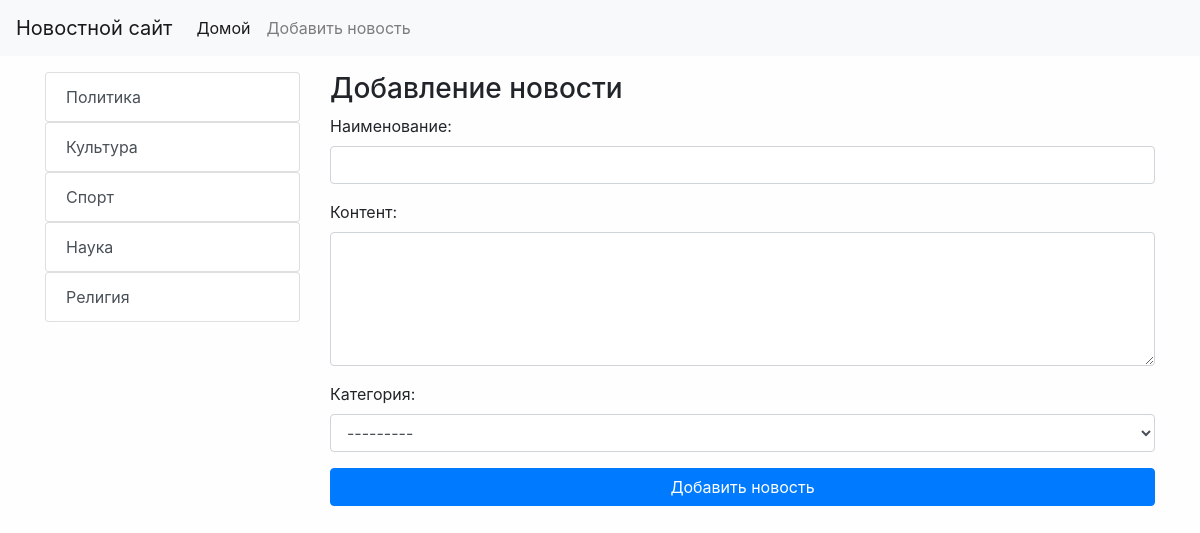
/add-news/, run on the app's committed database.
### news/models.py (models this page shows)
class Category(models.Model):
    cat_title = models.CharField(max_length=100)
    def __str__(self):
        return self.cat_title
    def get_absolute_url(self):
        return reverse('category', kwargs={'category_id': self.pk})
    class Meta:
        verbose_name = 'Категория'
        verbose_name_plural = 'Категории'

### news/views.py (the view)
# urls.py: path('add-news/', NewNews.as_view(), name='add_news'),
class NewNews(CreateView):
    form_class = NewsForm
    template_name = 'news/add_news.html'

### news/forms.py (shortened to what this page needs)
class NewsForm(forms.ModelForm):
    class Meta:
        model = News
        fields = ['news_title', 'content', 'category']
        widgets = {
            'news_title': forms.TextInput(attrs={'class': 'form-control'}),
            'content': forms.Textarea(attrs={'class': 'form-control', 'rows': 5}),
            'category': forms.Select(attrs={'class': 'form-control'}),
        }

### news/templatetags/tags.py (called while the page is built)
@register.simple_tag
def list_categories():
    return Category.objects.all()

### news/templates/news/add_news.html (shortened to what this page needs)
{% extends 'base.html' %}
{% block content %}
    <h3> Добавление новости </h3>
    <form action="{% url 'add_news' %}" method="post">
        {{ form.as_p }}
        <button type="submit" class="btn btn-primary btn-block"> Добавить новость</button>
    </form>
{% endblock %}

### templates/inc/_sidebar.html
{% load tags %}
{% list_categories as category %}
{% for item in category %}
<div class="list-group">
    <a href="{{ item.get_absolute_url }}" class="list-group-item list-group-item-action">{{ item.cat_title }}</a>
</div>
{% endfor %}

### news/static/news/css/style.css (style rules this page uses)
body { background: #fefefe; }

### data on the page
Category: cat_title "Политика"
Category: cat_title "Культура"
Category: cat_title "Спорт"
Category: cat_title "Наука"
Category: cat_title "Религия"
